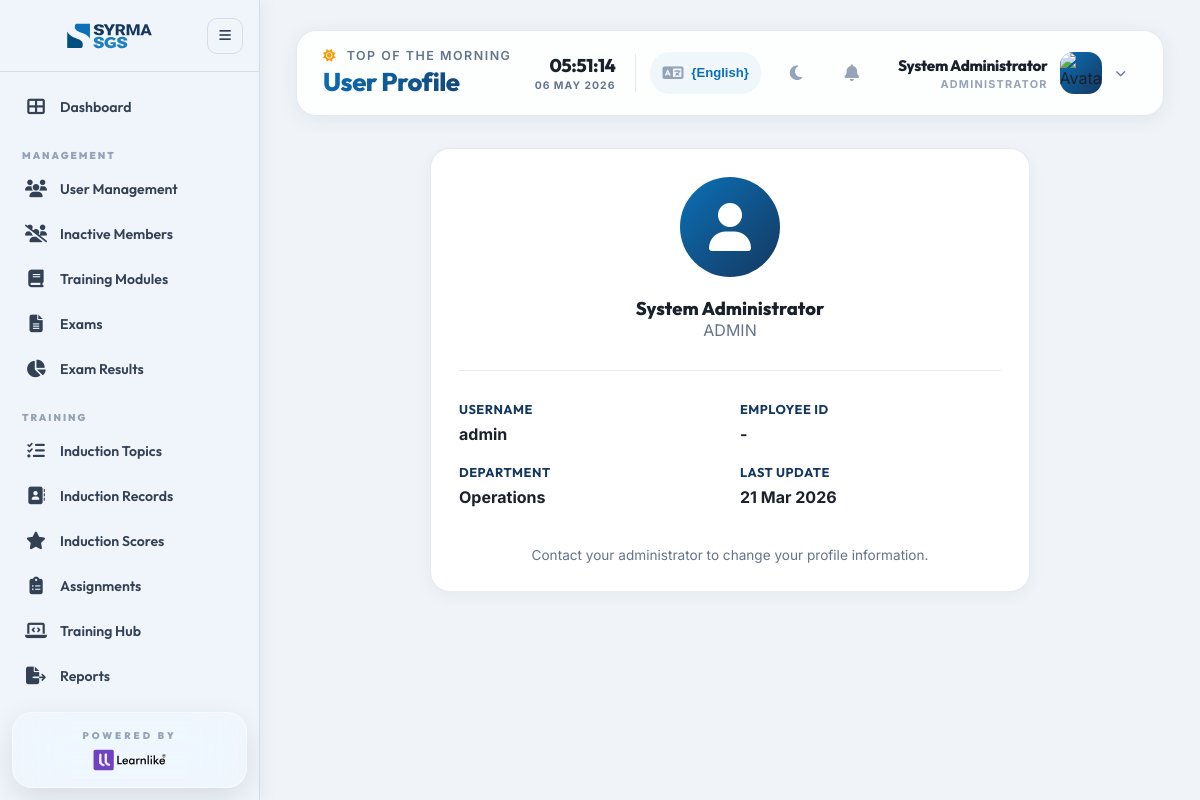
The app's page /profile.php (signed in) with its own data.
### tables this page shows
CREATE TABLE IF NOT EXISTS users (
    id INT AUTO_INCREMENT PRIMARY KEY,
    username VARCHAR(50) NOT NULL UNIQUE,
    password VARCHAR(255) NOT NULL,
    full_name VARCHAR(100) NOT NULL,
    employee_id VARCHAR(50) UNIQUE,
    email VARCHAR(100),
    role ENUM('admin', 'trainer', 'trainee', 'management') NOT NULL,
    department VARCHAR(100),
    qualification VARCHAR(100),
    category VARCHAR(50),
    photo_path VARCHAR(255),
    doj DATE,  
    dol DATE,  
    created_at TIMESTAMP DEFAULT CURRENT_TIMESTAMP,
    updated_at TIMESTAMP DEFAULT CURRENT_TIMESTAMP ON UPDATE CURRENT_TIMESTAMP
);

### includes/functions.php (called while the page is built, shortened)
<?php
function e($text) {
    return htmlspecialchars($text, ENT_QUOTES, 'UTF-8');
}
function formatDate($date) {
    return date('d M Y', strtotime($date));
}
?>

### profile.php (the view, shortened to what this page needs)
<?php
require_once 'includes/layout.php';
$stmt = $pdo->prepare("SELECT * FROM users WHERE id = ?");
$stmt->execute([$_SESSION['user_id']]);
$user = $stmt->fetch();
?>
<div class="card" style="max-width: 600px; margin: 0 auto;">
    <div style="text-align: center; margin-bottom: 30px;">
        <div class="user-avatar" style="width: 100px; height: 100px; margin: 0 auto 20px; overflow: hidden; border-radius: 50%;">
            <?php if (!empty($user['photo_path'])): ?>
                <img src="<?php echo BASE_URL . $user['photo_path']; ?>" style="width: 100%; height: 100%; object-fit: cover;">
            <?php else: ?>
                <i class="fas fa-user" style="font-size: 3rem;"></i>
            <?php endif; ?>
        </div>
        <h3><?php echo e($user['full_name']); ?></h3>
        <p style="color: var(--text-muted);"><?php echo strtoupper($user['role']); ?></p>
    </div>
    <div style="display: grid; grid-template-columns: 1fr 1fr; gap: 20px; border-top: 1px solid var(--border-color); padding-top: 30px;">
        <div>
            <label class="form-label" style="font-size: 0.8rem;">USERNAME</label>
            <p><strong><?php echo e($user['username']); ?></strong></p>
        </div>
        <div>
            <label class="form-label" style="font-size: 0.8rem;">EMPLOYEE ID</label>
            <p><strong><?php echo e($user['employee_id'] ?? '-'); ?></strong></p>
        </div>
        <div>
            <label class="form-label" style="font-size: 0.8rem;">DEPARTMENT</label>
            <p><strong><?php echo e($user['department'] ?? 'Operations'); ?></strong></p>
        </div>
        <div>
            <label class="form-label" style="font-size: 0.8rem;">LAST UPDATE</label>
            <p><strong><?php echo formatDate($user['updated_at']); ?></strong></p>
        </div>
    </div>
    <div style="margin-top: 40px; text-align: center;">
        <p style="font-size: 0.85rem; color: var(--text-muted);">Contact your administrator to change your profile information.</p>
    </div>
</div>

### assets/css/style.css (style rules this page uses)
:root { --brand-navy: #15385F; --brand-royal: #207FBF; --brand-sky: #0B70B7; --brand-dark: #004F7D; --primary-gradient: linear-gradient(135deg, #0B70B7 0%, #15385F 100%); --accent-gradient: linear-gradient(135deg, #207FBF 0%, #004F7D 100%); --primary-blue: #0B70B7; --dark-blue: #15385F; --sidebar-bg: #f0f5fb; --sidebar-border: rgba(21,56,95,0.12); --sidebar-text: #334155; --sidebar-muted: #94a3b8; --sidebar-hover: rgba(11,112,183,0.10); --sidebar-active-bg: var(--primary-gradient); --sidebar-active-text: #fff; --sidebar-logo-filter: none; --bg-body: #f0f4f8; --card-bg: #ffffff; --text-main: #1a202c; --text-muted: #64748b; --border-color: rgba(21,56,95,0.1); --header-bg: rgba(255,255,255,0.85); --header-border: rgba(21,56,95,0.1); --success: #10b981; --danger: #ef4444; --warning: #f59e0b; --white: #ffffff; --glass-bg: rgba(255,255,255,0.72); --glass-border: rgba(255,255,255,0.5); --glow: 0 0 20px rgba(32,127,191,0.28); --sidebar-width: 260px; --sidebar-collapsed: 72px; --transition: 0.3s cubic-bezier(0.4,0,0.2,1); }
.animate-in { animation: fadeInUp 0.6s ease-out backwards; }
*,*::before,*::after { margin:0; padding:0; box-sizing:border-box; }
body { font-family:'Inter',system-ui,sans-serif; background:var(--bg-body); color:var(--text-main); min-height:100vh; transition: background var(--transition), color var(--transition); }
h1,h2,h3,h4,h5 { font-family:'Outfit',sans-serif; }
html, body { overflow-x: hidden; width: 100%; position: relative; }
.user-avatar { width:42px; height:42px; border-radius:14px; background:var(--primary-gradient); display:flex; align-items:center; justify-content:center; overflow:hidden; flex-shrink:0; }
.user-avatar i { color:white; font-size:1.1rem; line-height: 1; display: flex; align-items: center; justify-content: center; }
.card { background:var(--card-bg); border-radius:20px; padding:28px; border:1px solid var(--border-color); box-shadow:0 4px 16px rgba(21,56,95,0.05); animation:fadeInUp 0.5s ease-out; transition:background var(--transition); }
h3 { font-size:1.15rem; font-weight:800; color:var(--text-main); font-family:'Outfit',sans-serif; }
.form-label { display:block; margin-bottom:7px; font-weight:700; font-size:0.8rem; color:var(--brand-navy); font-family:'Outfit',sans-serif; text-transform:uppercase; letter-spacing:0.5px; }
[style*="display: grid"] > *, .grid > * { min-width: 0; }

### includes/layout.php (style rules this page uses)
:root { --hindi-font: 'Noto Sans Devanagari', sans-serif; --tamil-font: 'Noto Sans Tamil', sans-serif; --kannada-font: 'Noto Sans Kannada', sans-serif; --telugu-font: 'Noto Sans Telugu', sans-serif; --malayalam-font: 'Noto Sans Malayalam', sans-serif; }
body { top: 0 !important; }

### records on screen
users: full_name "System Administrator", role "ADMIN", username "admin", employee "-", department "Operations", updated_at "21 Mar 2026"

### other values on screen
__('dashboard') "Dashboard"
__('management') "MANAGEMENT"
__('user_management') "User Management"
__('inactive_members') "Inactive Members"
__('training_modules') "Training Modules"
__('exams') "Exams"
__('exam_results') "Exam Results"
__('training') "TRAINING"
__('induction_topics') "Induction Topics"
__('induction_records') "Induction Records"
__('induction_scores') "Induction Scores"
__('assignments') "Assignments"
__('training_hub') "Training Hub"
__('reports') "Reports"
__('top_morning') "TOP OF THE MORNING"
